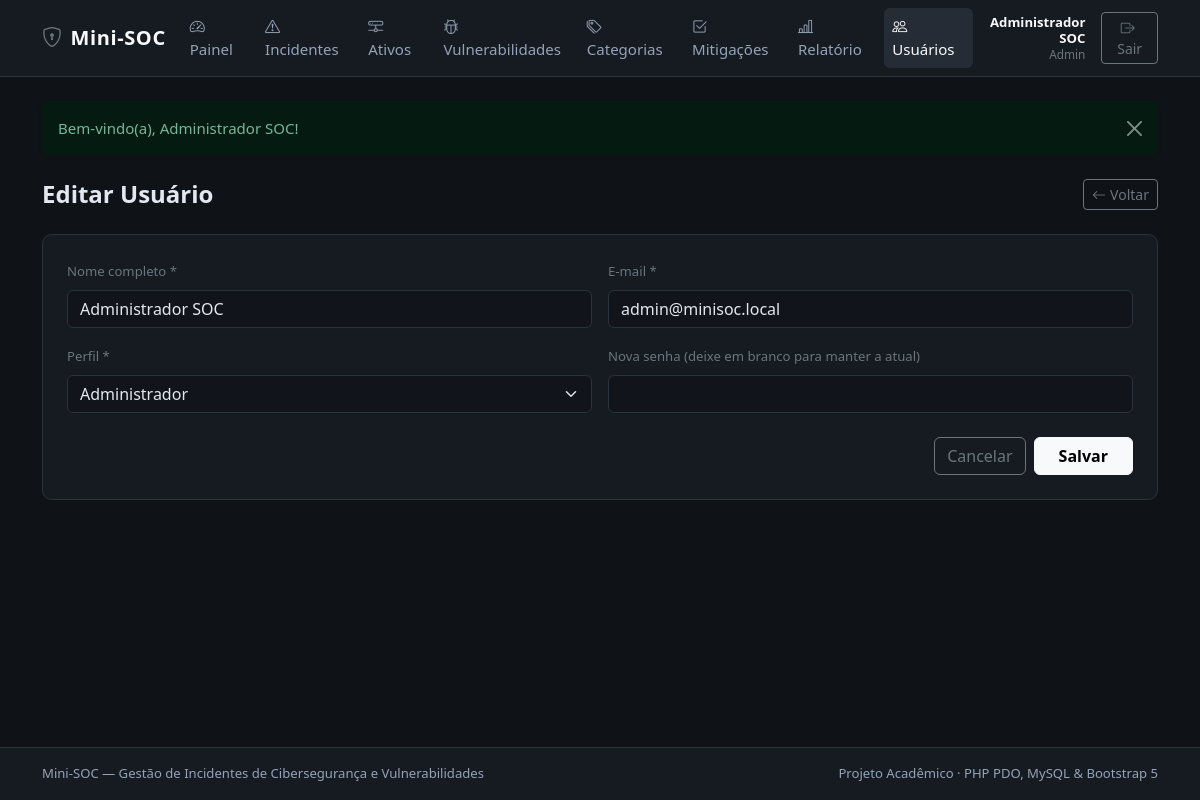
Screenshot of /modules/usuarios/form.php?id=1 (signed in) with the database file from the repository.
### tables this page shows
CREATE TABLE IF NOT EXISTS usuarios (
    id INT AUTO_INCREMENT PRIMARY KEY,
    nome VARCHAR(100) NOT NULL,
    email VARCHAR(120) NOT NULL UNIQUE,
    senha_hash VARCHAR(255) NOT NULL,
    perfil ENUM('admin', 'analista') NOT NULL DEFAULT 'analista',
    criado_em DATETIME NOT NULL DEFAULT CURRENT_TIMESTAMP
);

### modules/usuarios/form.php (the view, shortened to what this page needs)
<?php
require_once __DIR__ . '/../../config/auth.php';
$pdo = conectar_banco();
$id = isset($_GET['id']) ? (int) $_GET['id'] : 0;
$editando = ($id > 0);
$dados = [
    'nome'   => '',
    'email'  => '',
    'perfil' => 'analista',
];
if ($editando) {
    $stmt = $pdo->prepare('SELECT id, nome, email, perfil FROM usuarios WHERE id = :id');
    $stmt->execute([':id' => $id]);
    $registro = $stmt->fetch();
    $dados = $registro;
}
$tituloPagina = $editando ? 'Editar Usuário' : 'Novo Usuário';
$menuAtivo = 'usuarios';
require_once __DIR__ . '/../../includes/header.php';
?>
<div class="d-flex justify-content-between align-items-center mb-4">
    <h1 class="h4 fw-semibold mb-0"><?= e($tituloPagina) ?></h1>
    <a href="<?= e(base_url('modules/usuarios/index.php')) ?>" class="btn btn-outline-secondary btn-sm">
        <i class="bi bi-arrow-left me-1"></i>Voltar
    </a>
</div>
<div class="card soc-card">
    <div class="card-body p-4">
        <form method="post" action="" class="row g-3">
            <div class="col-md-6">
                <label for="nome" class="form-label small text-secondary">Nome completo *</label>
                <input type="text" class="form-control" id="nome" name="nome" value="<?= e($dados['nome']) ?>" required>
            </div>
            <div class="col-md-6">
                <label for="email" class="form-label small text-secondary">E-mail *</label>
                <input type="email" class="form-control" id="email" name="email" value="<?= e($dados['email']) ?>" required>
            </div>
            <div class="col-md-6">
                <label for="perfil" class="form-label small text-secondary">Perfil *</label>
                <select class="form-select" id="perfil" name="perfil" required>
                    <option value="admin" <?= $dados['perfil'] === 'admin' ? 'selected' : '' ?>>Administrador</option>
                </select>
            </div>
            <div class="col-md-6">
                <label for="senha" class="form-label small text-secondary">
                    <?= $editando ? 'Nova senha (deixe em branco para manter a atual)' : 'Senha * (mínimo 6 caracteres)' ?>
                </label>
                <input type="password" class="form-control" id="senha" name="senha" <?= $editando ? '' : 'required' ?> minlength="6">
            </div>
            <div class="col-12 d-flex justify-content-end gap-2 pt-2">
                <a href="<?= e(base_url('modules/usuarios/index.php')) ?>" class="btn btn-outline-secondary">Cancelar</a>
                <button type="submit" class="btn btn-light fw-semibold px-4">Salvar</button>
            </div>
        </form>
    </div>
</div>
<?php require_once __DIR__ . '/../../includes/footer.php'; ?>

### includes/header.php (shortened to what this page needs)
<?php
$tituloPagina = $tituloPagina ?? 'Mini-SOC';
$menuAtivo = $menuAtivo ?? '';
$usuario = usuario_logado();
?>
<!DOCTYPE html>
<html lang="pt-BR" data-bs-theme="dark">
<head>
    <link href="https://cdn.jsdelivr.net/npm/bootstrap@5.3.3/dist/css/bootstrap.min.css" rel="stylesheet">
    <link href="https://cdn.jsdelivr.net/npm/bootstrap-icons@1.11.3/font/bootstrap-icons.min.css" rel="stylesheet">
    <link href="<?= e(base_url('assets/css/style.css')) ?>" rel="stylesheet">
</head>
<body>
<nav class="navbar navbar-expand-lg soc-navbar sticky-top">
    <div class="container-xl">
        <a class="navbar-brand d-flex align-items-center gap-2" href="<?= e(base_url('index.php')) ?>">
            <i class="bi bi-shield-lock text-secondary"></i>
            <span>Mini-SOC</span>
        </a>
        <div class="collapse navbar-collapse" id="navbarSoc">
            <ul class="navbar-nav me-auto mb-2 mb-lg-0 gap-lg-1">
                <li class="nav-item">
                    <a class="nav-link <?= $menuAtivo === 'painel' ? 'active' : '' ?>" href="<?= e(base_url('index.php')) ?>">
                        <i class="bi bi-speedometer2 me-1"></i>Painel
                    </a>
                </li>
                <li class="nav-item">
                    <a class="nav-link <?= $menuAtivo === 'incidentes' ? 'active' : '' ?>" href="<?= e(base_url('modules/incidentes/index.php')) ?>">
                        <i class="bi bi-exclamation-triangle me-1"></i>Incidentes
                    </a>
                </li>
                <li class="nav-item">
                    <a class="nav-link <?= $menuAtivo === 'ativos' ? 'active' : '' ?>" href="<?= e(base_url('modules/ativos/index.php')) ?>">
                        <i class="bi bi-hdd-network me-1"></i>Ativos
                    </a>
                </li>
                <li class="nav-item">
                    <a class="nav-link <?= $menuAtivo === 'vulnerabilidades' ? 'active' : '' ?>" href="<?= e(base_url('modules/vulnerabilidades/index.php')) ?>">
                        <i class="bi bi-bug me-1"></i>Vulnerabilidades
                    </a>
                </li>
                <li class="nav-item">
                    <a class="nav-link <?= $menuAtivo === 'categorias' ? 'active' : '' ?>" href="<?= e(base_url('modules/categorias/index.php')) ?>">
                        <i class="bi bi-tags me-1"></i>Categorias
                    </a>
                </li>
                <li class="nav-item">
                    <a class="nav-link <?= $menuAtivo === 'mitigacoes' ? 'active' : '' ?>" href="<?= e(base_url('modules/mitigacoes/index.php')) ?>">
                        <i class="bi bi-check2-square me-1"></i>Mitigações
                    </a>
                </li>
                <li class="nav-item">
                    <a class="nav-link <?= $menuAtivo === 'relatorios' ? 'active' : '' ?>" href="<?= e(base_url('relatorios/consolidado.php')) ?>">
                        <i class="bi bi-bar-chart-line me-1"></i>Relatório
                    </a>
                </li>
                <li class="nav-item">
                    <a class="nav-link <?= $menuAtivo === 'usuarios' ? 'active' : '' ?>" href="<?= e(base_url('modules/usuarios/index.php')) ?>">
                        <i class="bi bi-people me-1"></i>Usuários
                    </a>
                </li>
            </ul>
            <?php if ($usuario !== null): ?>
                <div class="d-flex align-items-center gap-3">
                    <div class="text-end d-none d-xl-block lh-sm">
                        <div class="small fw-semibold text-light"><?= e($usuario['nome']) ?></div>
                        <div class="text-secondary" style="font-size: 0.74rem;"><?= e(ucfirst($usuario['perfil'])) ?></div>
                    </div>
                    <a href="<?= e(base_url('modules/auth/logout.php')) ?>" class="btn btn-outline-secondary btn-sm">
                        <i class="bi bi-box-arrow-right me-1"></i>Sair
                    </a>
                </div>
            <?php endif; ?>
        </div>
    </div>
</nav>
<main class="container-xl py-4">

### assets/css/style.css (style rules this page uses)
:root { --soc-bg: #0f1217; --soc-surface: #161b22; --soc-surface-elevated: #1c222b; --soc-border: #2a323e; --soc-text: #e2e8f0; --soc-muted: #94a3b8; --soc-accent: #64748b; }
body { background-color: var(--soc-bg); color: var(--soc-text); min-height: 100vh; display: flex; flex-direction: column; font-size: 0.94rem; }
main { flex: 1 0 auto; }
.soc-navbar { background-color: var(--soc-surface); border-bottom: 1px solid var(--soc-border); }
.soc-navbar .navbar-brand { font-weight: 600; letter-spacing: 0.03em; color: #f8fafc; }
.soc-navbar .nav-link { color: var(--soc-muted); font-weight: 500; padding: 0.45rem 0.75rem; border-radius: 0.375rem; transition: background-color 0.15s ease, color 0.15s ease; }
.soc-navbar .nav-link:hover, .soc-navbar .nav-link.active { color: #f8fafc; background-color: rgba(148, 163, 184, 0.12); }
.soc-card { background-color: var(--soc-surface); border: 1px solid var(--soc-border); border-radius: 0.6rem; }
.form-control, .form-select { background-color: #11151b; border-color: var(--soc-border); color: var(--soc-text); }

### rows the page displays
usuarios: nome "Administrador SOC", perfil "Admin", email "admin@minisoc.local", perfil "Administrador"

### other values shown
$mensagem "Bem-vindo(a), Administrador SOC!"
$tituloPagina "Editar Usuário"
